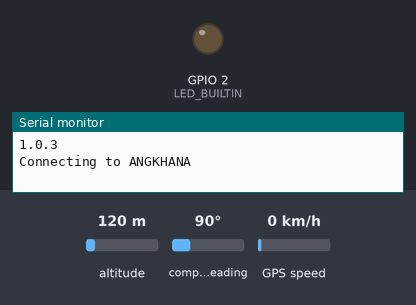
Recording of a sketch running on a simulated ESP32. Shown: output pins drawn as LEDs (lit = HIGH), the last lines printed to the serial monitor. Inputs (shaded band) come from the test bench; at power-on: altitude 120 m, compass heading 90°, GPS speed 0 km/h. WiFi joins after 1.5 s; servers stay silent unless stated; the GPS gets a fix after 3 s at 37.7749, -122.4194 with 8 satellites; no MQTT or app messages arrive unless stated.

Above: at 0.1 s.
At 1.6 s:
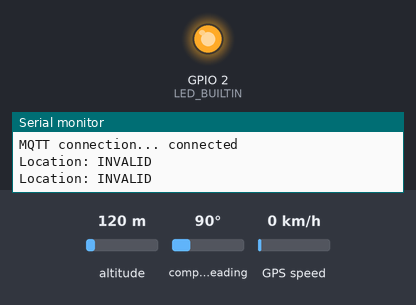
Timing chart, 0 to 3.1 s (numbered marks = the images above):
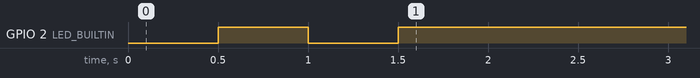

The sketch:

codemqtt.ino
```cpp
#include <WiFi.h>
#include <ArduinoJson.h>
#include <binary.h>
#include <PubSubClient.h>
#include <TinyGPS++.h>
#include <HardwareSerial.h>


#define WIFI_STA_NAME "ANGKHANA" //change to your own ssid
#define WIFI_STA_PASS "61032522" //change to your own password

#define MQTT_SERVER "driver.cloudmqtt.com"
#define MQTT_PORT   18869
#define MQTT_USER_ID "tikproject"
#define MQTT_USERNAME "dothhsps"
#define MQTT_PASSWORD "TLjB0NeLDOrt"

#define RXD2 16
#define TXD2 17

char output[1024];
static const uint32_t GPSBaud = 9600;
double LAT;
double LONG;
String latitude;
String longitude;

WiFiClient client;
PubSubClient mqtt(client);
TinyGPSPlus gps;
HardwareSerial ss(2);

void setup()
{
    Serial.begin(9600);
    ss.begin(GPSBaud, SERIAL_8N1, RXD2, TXD2, false);
    Serial.println(TinyGPSPlus::libraryVersion());
    pinMode(LED_BUILTIN, OUTPUT);

    Serial.println();
    Serial.println();
    Serial.print("Connecting to ");
    Serial.println(WIFI_STA_NAME);

    WiFi.mode(WIFI_STA);
    WiFi.begin(WIFI_STA_NAME, WIFI_STA_PASS);

    while (WiFi.status() != WL_CONNECTED)
    {
        delay(500);
        Serial.print(".");
        digitalWrite(LED_BUILTIN, !digitalRead(LED_BUILTIN));
    }

    digitalWrite(LED_BUILTIN, HIGH);
    Serial.println("");
    Serial.println("WiFi connected");
    Serial.println("IP address: ");
    Serial.println(WiFi.localIP());

    mqtt.setServer(MQTT_SERVER, MQTT_PORT);
}

void loop()
{
    if (mqtt.connected() == false)
    {
        Serial.print("MQTT connection... ");
        if (mqtt.connect(MQTT_USER_ID, MQTT_USERNAME, MQTT_PASSWORD))
        {
            Serial.println("connected");
        }
        else
        {
            Serial.println("failed");
            delay(5000);
        }
    }
    else
    {
      while (ss.available() > 0)
      if (gps.encode(ss.read()))
      displayInfo();

      if (millis() > 5000 && gps.charsProcessed() < 10)
      {
       Serial.println(F("No GPS detected: check wiring."));
       while(true);
      }


       sendDataToServer();
    }
}

void sendDataToServer()

{
    long prob = 0;
    StaticJsonDocument<1024> doc;

    doc["type"] = "ferry";
    doc["ship_id"] = "tik"; //add docID same with firebase per each ship
    doc["lat"] = latitude;
    doc["lng"] = longitude;

    delay(100);

    serializeJson(doc, output);

    delay(1000);

    mqtt.publish("/locations", output);
}


void displayInfo()
{
    Serial.print(F("Location: "));
    if (gps.location.isValid())
    {
   LAT = gps.location.lat(),6;
   LONG = gps.location.lng(),6;

   latitude = String(LAT);
   longitude = String(LONG);

      Serial.print(gps.location.lat(),6);
      Serial.print(F(","));
      Serial.print(gps.location.lng(),6);
    }
   else
    {
      Serial.print(F("INVALID"));
    }

Serial.println();
}
```
